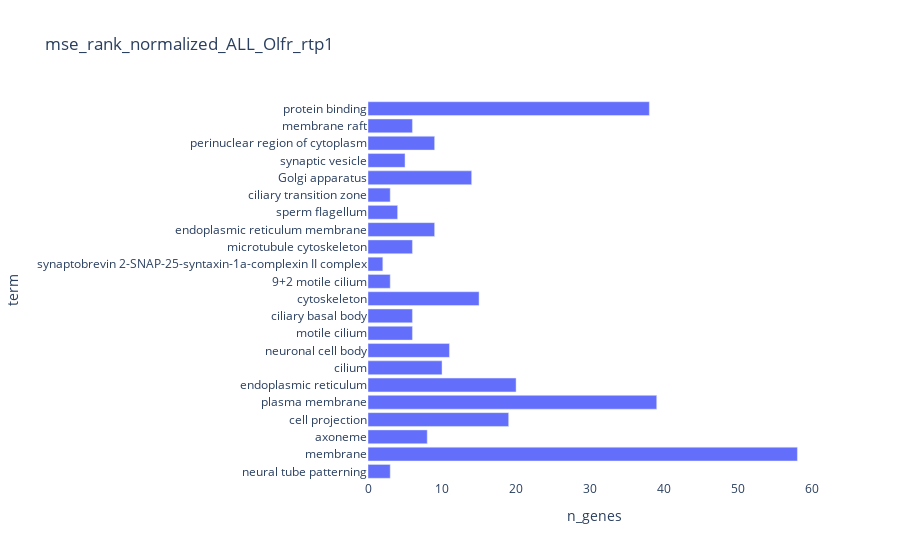
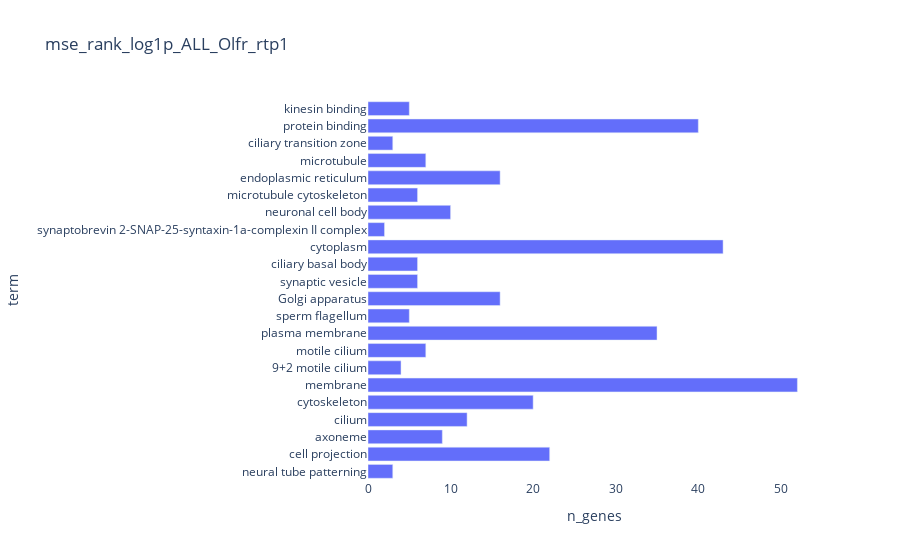
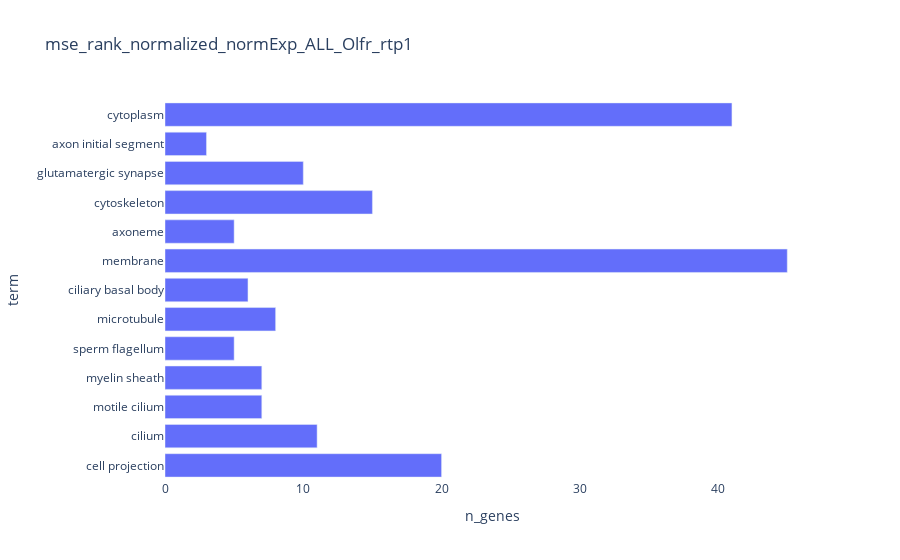
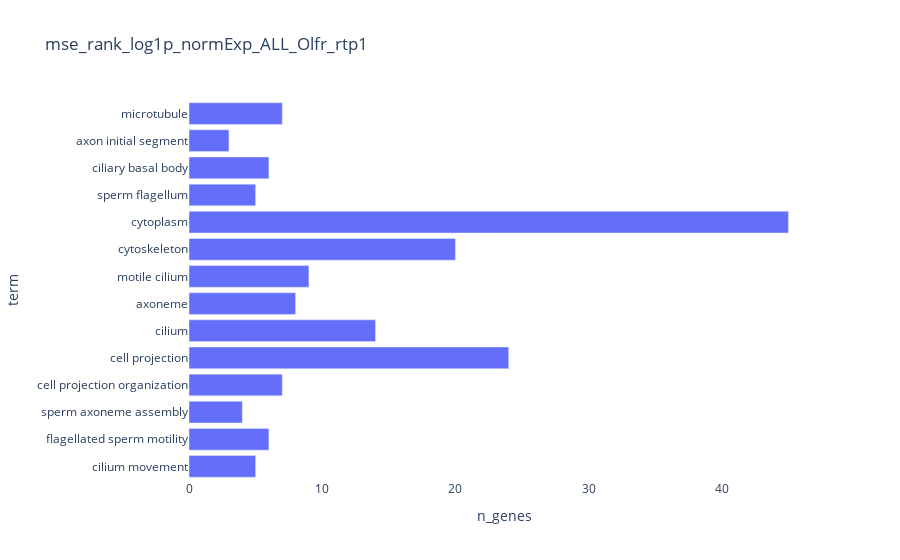

These figures' notebook cell, in order:
### Code cell
import plotly.express as px

for i in df.keys():
    fig = px.bar(df[i], x='n_genes', y='term', orientation='h',
                hover_data=['study_genes'],
                title = i).update_layout(
#                                 template='plotly_dark',
                                plot_bgcolor='rgba(0, 0, 0, 0)',
#                                 paper_bgcolor='rgba(0, 0, 0, 0)',
                            )
    fig.show()
    fig.write_html("../output/GO_analysis/GO_ngenes_"+i+"_.html")

### Figure 1 — Plotly figure (JSON) as saved in the notebook; plotly's stock layout.template omitted (floating-point values rounded to 4 significant figures; data arrays with more than 128 entries replaced by an {"elided": "..."} marker saying what was removed)
{"data": [{"alignmentgroup": "True", "customdata": {"elided": "22 rows, 294 str values in total"}, "hovertemplate": "n_genes=%{x}<br>term=%{y}<br>study_genes=%{customdata[0]}<extra></extra>", "legendgroup": "", "marker": {"color": "#636efa", "pattern": {"shape": ""}}, "name": "", "offsetgroup": "", "orientation": "h", "showlegend": false, "textposition": "auto", "type": "bar", "x": [3, 58, 8, 19, 39, 20, 10, 11, 6, 6, 15, 3, 2, 6, 9, 4, 3, 14, 5, 9, 6, 38], "xaxis": "x", "y": ["neural tube patterning", "membrane", "axoneme", "cell projection", "plasma membrane", "endoplasmic reticulum", "cilium", "neuronal cell body", "motile cilium", "ciliary basal body", "cytoskeleton", "9+2 motile cilium", "synaptobrevin 2-SNAP-25-syntaxin-1a-complexin II complex", "microtubule cytoskeleton", "endoplasmic reticulum membrane", "sperm flagellum", "ciliary transition zone", "Golgi apparatus", "synaptic vesicle", "perinuclear region of cytoplasm", "membrane raft", "protein binding"], "yaxis": "y"}], "layout": {"barmode": "relative", "legend": {"tracegroupgap": 0}, "plot_bgcolor": "rgba(0, 0, 0, 0)", "title": {"text": "mse_rank_normalized_ALL_Olfr_rtp1"}, "xaxis": {"anchor": "y", "domain": [0, 1], "title": {"text": "n_genes"}}, "yaxis": {"anchor": "x", "domain": [0, 1], "title": {"text": "term"}}}}

### Figure 2 — Plotly figure (JSON) as saved in the notebook; plotly's stock layout.template omitted (floating-point values rounded to 4 significant figures; data arrays with more than 128 entries replaced by an {"elided": "..."} marker saying what was removed)
{"data": [{"alignmentgroup": "True", "customdata": {"elided": "22 rows, 329 str values in total"}, "hovertemplate": "n_genes=%{x}<br>term=%{y}<br>study_genes=%{customdata[0]}<extra></extra>", "legendgroup": "", "marker": {"color": "#636efa", "pattern": {"shape": ""}}, "name": "", "offsetgroup": "", "orientation": "h", "showlegend": false, "textposition": "auto", "type": "bar", "x": [3, 22, 9, 12, 20, 52, 4, 7, 35, 5, 16, 6, 6, 43, 2, 10, 6, 16, 7, 3, 40, 5], "xaxis": "x", "y": ["neural tube patterning", "cell projection", "axoneme", "cilium", "cytoskeleton", "membrane", "9+2 motile cilium", "motile cilium", "plasma membrane", "sperm flagellum", "Golgi apparatus", "synaptic vesicle", "ciliary basal body", "cytoplasm", "synaptobrevin 2-SNAP-25-syntaxin-1a-complexin II complex", "neuronal cell body", "microtubule cytoskeleton", "endoplasmic reticulum", "microtubule", "ciliary transition zone", "protein binding", "kinesin binding"], "yaxis": "y"}], "layout": {"barmode": "relative", "legend": {"tracegroupgap": 0}, "plot_bgcolor": "rgba(0, 0, 0, 0)", "title": {"text": "mse_rank_log1p_ALL_Olfr_rtp1"}, "xaxis": {"anchor": "y", "domain": [0, 1], "title": {"text": "n_genes"}}, "yaxis": {"anchor": "x", "domain": [0, 1], "title": {"text": "term"}}}}

### Figure 3 — Plotly figure (JSON) as saved in the notebook; plotly's stock layout.template omitted (floating-point values rounded to 4 significant figures; data arrays with more than 128 entries replaced by an {"elided": "..."} marker saying what was removed)
{"data": [{"alignmentgroup": "True", "customdata": {"elided": "13 rows, 183 str values in total"}, "hovertemplate": "n_genes=%{x}<br>term=%{y}<br>study_genes=%{customdata[0]}<extra></extra>", "legendgroup": "", "marker": {"color": "#636efa", "pattern": {"shape": ""}}, "name": "", "offsetgroup": "", "orientation": "h", "showlegend": false, "textposition": "auto", "type": "bar", "x": [20, 11, 7, 7, 5, 8, 6, 45, 5, 15, 10, 3, 41], "xaxis": "x", "y": ["cell projection", "cilium", "motile cilium", "myelin sheath", "sperm flagellum", "microtubule", "ciliary basal body", "membrane", "axoneme", "cytoskeleton", "glutamatergic synapse", "axon initial segment", "cytoplasm"], "yaxis": "y"}], "layout": {"barmode": "relative", "legend": {"tracegroupgap": 0}, "plot_bgcolor": "rgba(0, 0, 0, 0)", "title": {"text": "mse_rank_normalized_normExp_ALL_Olfr_rtp1"}, "xaxis": {"anchor": "y", "domain": [0, 1], "title": {"text": "n_genes"}}, "yaxis": {"anchor": "x", "domain": [0, 1], "title": {"text": "term"}}}}

### Figure 4 — Plotly figure (JSON) as saved in the notebook; plotly's stock layout.template omitted (floating-point values rounded to 4 significant figures; data arrays with more than 128 entries replaced by an {"elided": "..."} marker saying what was removed)
{"data": [{"alignmentgroup": "True", "customdata": {"elided": "14 rows, 163 str values in total"}, "hovertemplate": "n_genes=%{x}<br>term=%{y}<br>study_genes=%{customdata[0]}<extra></extra>", "legendgroup": "", "marker": {"color": "#636efa", "pattern": {"shape": ""}}, "name": "", "offsetgroup": "", "orientation": "h", "showlegend": false, "textposition": "auto", "type": "bar", "x": [5, 6, 4, 7, 24, 14, 8, 9, 20, 45, 5, 6, 3, 7], "xaxis": "x", "y": ["cilium movement", "flagellated sperm motility", "sperm axoneme assembly", "cell projection organization", "cell projection", "cilium", "axoneme", "motile cilium", "cytoskeleton", "cytoplasm", "sperm flagellum", "ciliary basal body", "axon initial segment", "microtubule"], "yaxis": "y"}], "layout": {"barmode": "relative", "legend": {"tracegroupgap": 0}, "plot_bgcolor": "rgba(0, 0, 0, 0)", "title": {"text": "mse_rank_log1p_normExp_ALL_Olfr_rtp1"}, "xaxis": {"anchor": "y", "domain": [0, 1], "title": {"text": "n_genes"}}, "yaxis": {"anchor": "x", "domain": [0, 1], "title": {"text": "term"}}}}
